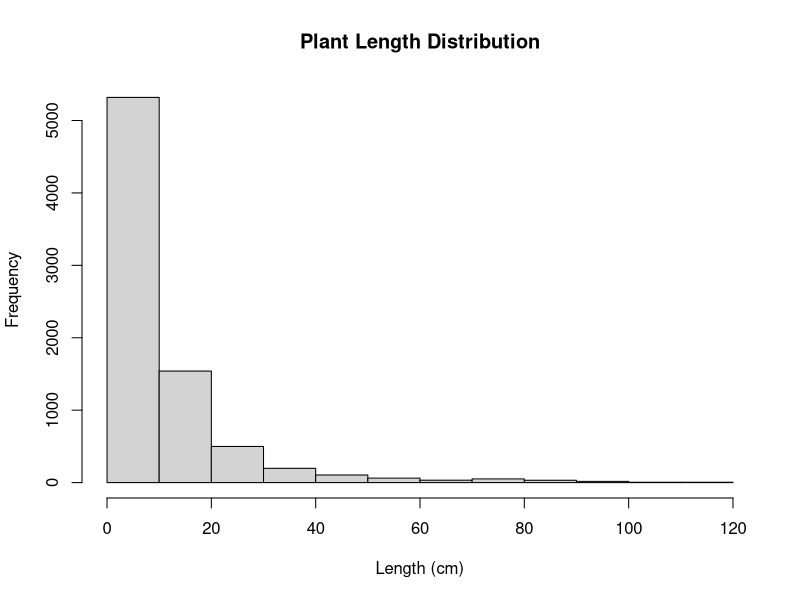
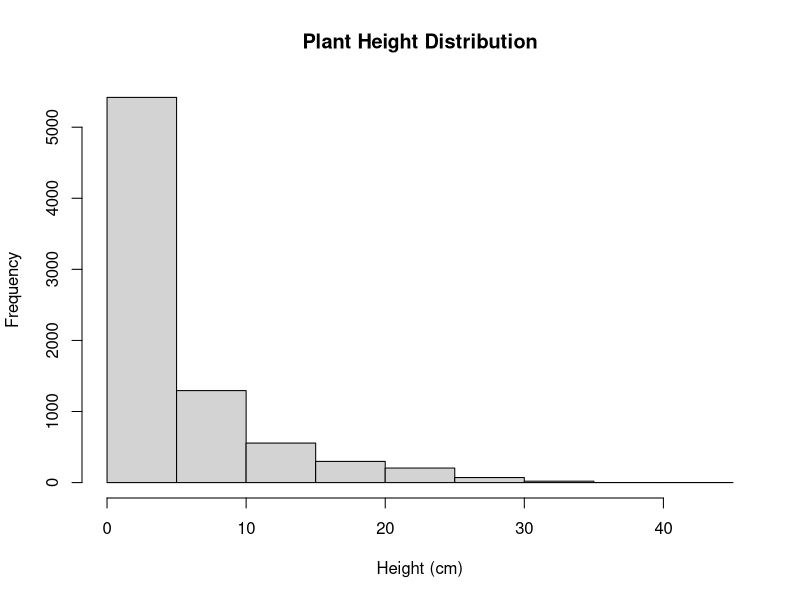
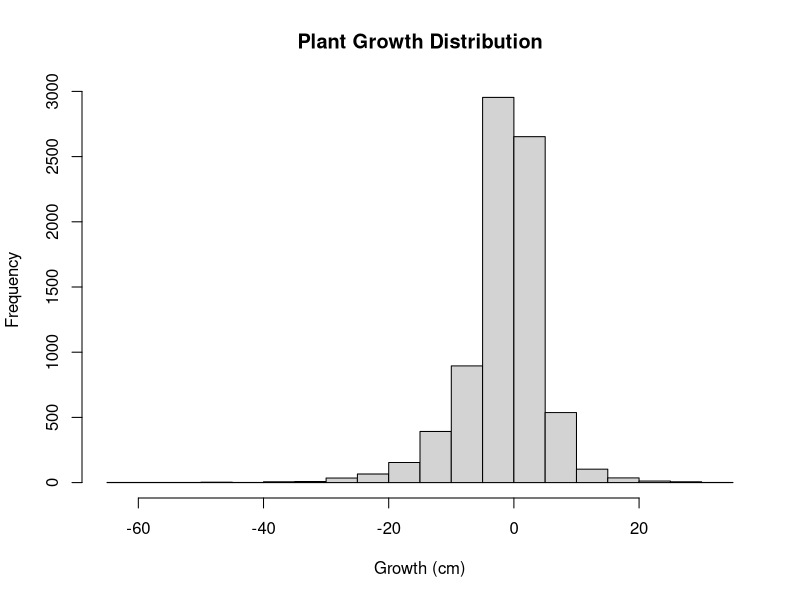
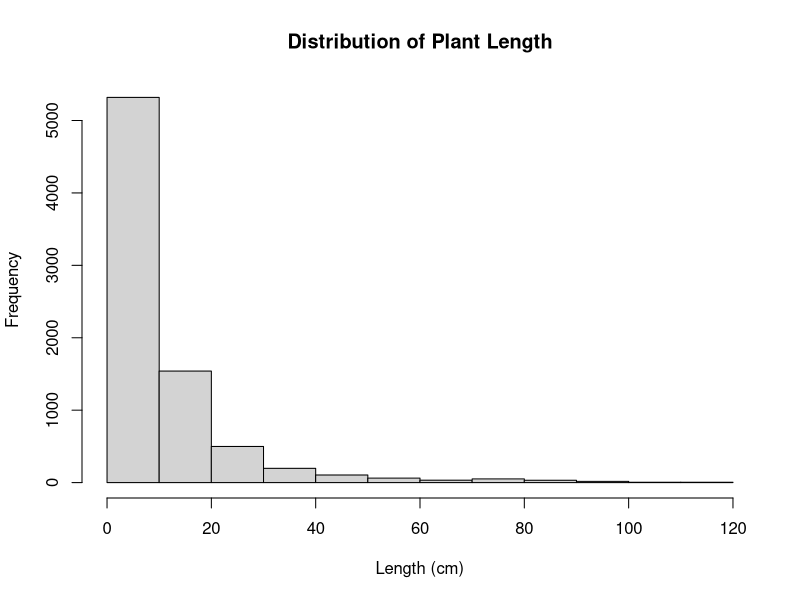
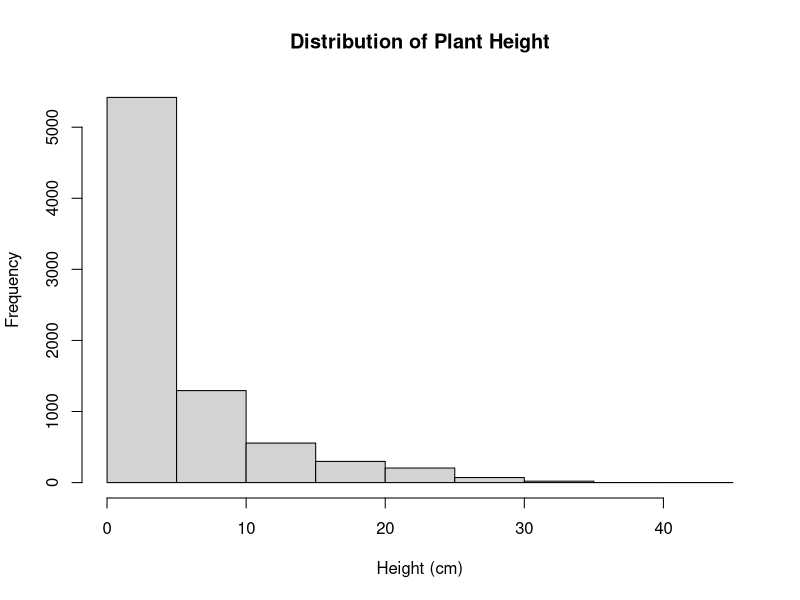
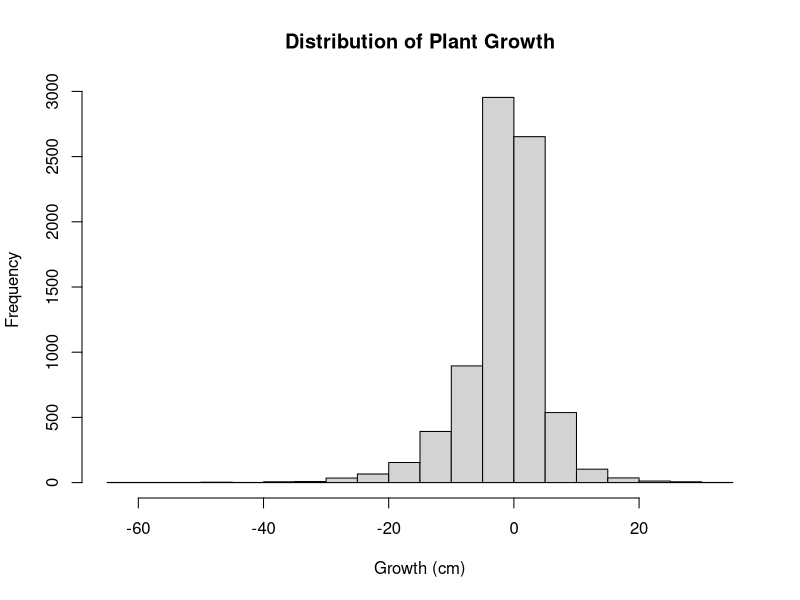
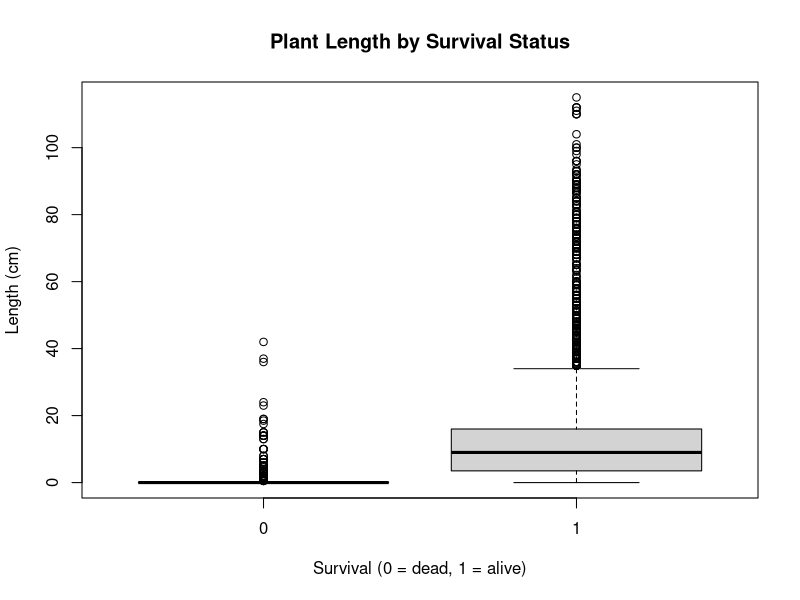
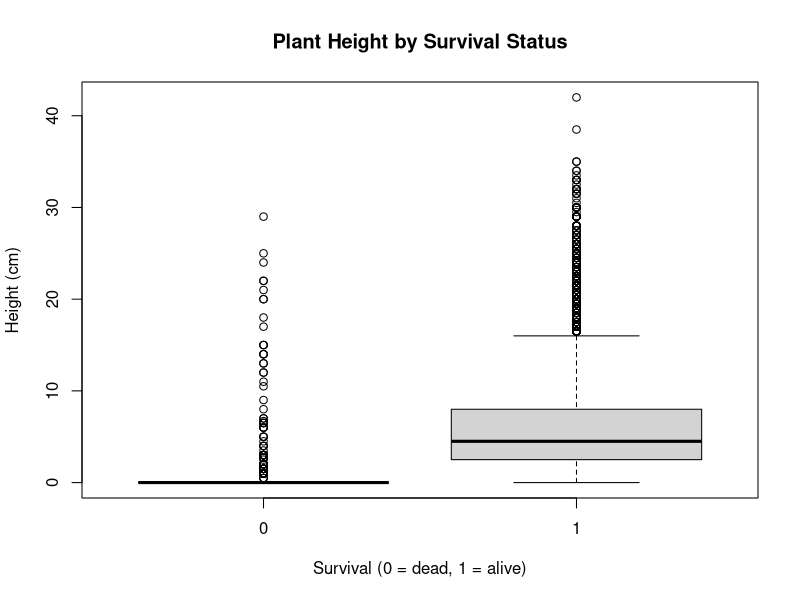

R code for these plots, in order:




# FINAL PROJECT - RANDOM FOREST MODEL
# QAQC AND DATA CLEANING


# Load required packages
library(dplyr)


# Read in dataset
demog <- read.csv(
  "demography_2014-2021_manual.edits.csv",
  stringsAsFactors = FALSE
)

# Create working copy for cleaning pipeline
demog_clean <- demog


# Inspect dataset structure
# View structure
str(demog_clean)

# Summary statistics
summary(demog_clean)

# Dimensions
dim(demog_clean)

# First few rows
head(demog_clean)


# Check duplicates
# Duplicate rows can inflate sample size and bias model results
sum(duplicated(demog_clean))


# Check missing values
# Identify NA values across dataset
colSums(is.na(demog_clean))

# Percent missing per variable
round(colMeans(is.na(demog_clean)) * 100, 2)


# Remove rows with ANY missing values
# Random forest (ranger) cannot handle NA values in predictors or response
demog_clean <- demog_clean %>%
  filter(complete.cases(.))

# Recheck missing values after removal
colSums(is.na(demog_clean))


# Remove rows with invalid binary entries ("o" or "O")
# These represent data entry errors in 0/1 coded variables
binary_vars <- c(
  "Survival",
  "Is.seedling",
  "Is.recruit",
  "Died.this.census.final"
)

demog_clean <- demog_clean %>%
  filter(
    !if_any(all_of(binary_vars), ~ . %in% c("o", "O"))
  )


# Remove biologically impossible values
# Plant measurements cannot be negative
demog_clean <- demog_clean %>%
  filter(
    Length.cm >= 0,
    Height.cm >= 0
  )


# Final QAQC checks
# Confirm no missing values remain
colSums(is.na(demog_clean))

# Check dataset dimensions after cleaning
dim(demog_clean)


# Convert categorical variables to factors
# Random forests handle categorical predictors best when they are stored as factors.
demog_clean$Taxon <- as.factor(demog_clean$Taxon)

demog_clean$Plot <- as.factor(demog_clean$Plot)

demog_clean$Year <- as.factor(demog_clean$Year)

demog_clean$Is.seedling <- as.factor(demog_clean$Is.seedling)

demog_clean$Is.recruit <- as.factor(demog_clean$Is.recruit)

demog_clean$Survival <- as.factor(demog_clean$Survival)

demog_clean$Died.this.census.final <- as.factor(
  demog_clean$Died.this.census.final
)


# Check factor levels
# Ensures categorical variables were converted correctly.

levels(demog_clean$Survival)

levels(demog_clean$Is.seedling)

levels(demog_clean$Is.recruit)

levels(demog_clean$Died.this.census.final)



# Examine distributions of numeric variables
# Histograms help identify skewed variables, impossible values, and potential outliers.
hist(
  demog_clean$Length.cm,
  main = "Plant Length Distribution",
  xlab = "Length (cm)"
)

hist(
  demog_clean$Height.cm,
  main = "Plant Height Distribution",
  xlab = "Height (cm)"
)

hist(
  demog_clean$Growth,
  main = "Plant Growth Distribution",
  xlab = "Growth (cm)"
)


# Check class balance of response variable
# Highly imbalanced classes can affect classification model performance.

table(demog_clean$Survival)
prop.table(table(demog_clean$Survival))


# Remove unnecessary variables
# Tag identifiers and spatial tag offsets are not
# biologically meaningful predictors for survival
# and may introduce noise into the model.

demog_rf <- demog_clean %>%
  select(
    -Tag,
    -Tag.offset.x,
    -Tag.offset.y
  )


# Final inspection of cleaned dataset
str(demog_rf)

summary(demog_rf)

dim(demog_rf)




# STEP 2: SUMMARY STATISTICS + EXPLORATORY DATA ANALYSIS (EDA)

# Using demog_rf ensures all QAQC steps are included
data <- demog_rf


# SUMMARY STATISTICS
# Key numeric predictors
# These are likely important for survival/growth relationships
data %>%
  summarise(
    mean_length = mean(Length.cm, na.rm = TRUE),
    sd_length   = sd(Length.cm, na.rm = TRUE),
    mean_height = mean(Height.cm, na.rm = TRUE),
    sd_height   = sd(Height.cm, na.rm = TRUE),
    mean_growth = mean(Growth, na.rm = TRUE),
    sd_growth   = sd(Growth, na.rm = TRUE)
  )

# Check class balance of response variable (important for classification RF)
table(data$Survival)
prop.table(table(data$Survival))


# EXPLORATORY PLOTS
# Distribution of plant size
# Chosen because plant size is a key predictor in ecological survival models
hist(
  data$Length.cm,
  main = "Distribution of Plant Length",
  xlab = "Length (cm)"
)

hist(
  data$Height.cm,
  main = "Distribution of Plant Height",
  xlab = "Height (cm)"
)


# Growth distribution
# Growth is a direct measure of performance and likely predictive of survival
hist(
  data$Growth,
  main = "Distribution of Plant Growth",
  xlab = "Growth (cm)"
)


# Survival vs plant size
# Boxplot chosen to compare distribution differences between survival classes
boxplot(
  Length.cm ~ Survival,
  data = data,
  main = "Plant Length by Survival Status",
  xlab = "Survival (0 = dead, 1 = alive)",
  ylab = "Length (cm)"
)

boxplot(
  Height.cm ~ Survival,
  data = data,
  main = "Plant Height by Survival Status",
  xlab = "Survival (0 = dead, 1 = alive)",
  ylab = "Height (cm)"
)


# Growth vs Survival
# Helps assess whether growth differences separate survival outcomes
boxplot(
  Growth ~ Survival,
  data = data,
  main = "Growth by Survival Status",
  xlab = "Survival (0 = dead, 1 = alive)",
  ylab = "Growth (cm)"
)



# Survival is a binary outcome (0 = dead, 1 = alive), so this is a classification problem. Because the relationships in the data are likely nonlinear and ecologically complex, and the predictors include both continuous and categorical variables, a Random Forest (using the ranger package) is the best fit. Compared to logistic regression or a single decision tree, it handles interactions better, reduces overfitting through averaging, and generally performs well without heavy tuning.





# STEP 3: CHECK MODELING ASSUMPTIONS (RANDOM FOREST)
# 1. Assumption: No missing values
# Random forests (ranger) cannot handle NA values directly
colSums(is.na(data))
# Result:
# Assumption is satisfied after QAQC cleaning



# 2. Assumption: Response variable is correctly defined
# Random forest classification requires a categorical/binary response
table(data$Survival)
# Result:
# Shows binary classification structure



# 3. Assumption: Predictors are not constant (zero variance)
# Variables with no variation provide no information to the model
sapply(data, function(x) length(unique(x)))
# Result:
# All predictors used in the model have >1 unique value (Year, Plot, Length.cm, Taxon, Height.cm, Length.cm.prev, x.Capitulesences, Growth)



# 4. Assumption: Predictors are appropriately formatted
# Categorical variables should be factors for proper splitting
str(data)
# Result:
# Year, Plot, Length.cm, Taxon, Height.cm, Length.cm.prev, x.Capitulesences, Growth variables should be factors or numeric



# 5. Assumption: No extreme data entry errors
# (already addressed in QAQC step, but re-checked here)
summary(data$Length.cm)
summary(data$Height.cm)
# Result:
# Values should be biologically realistic (no negatives, no impossible spikes)



# 6. Assumption: Observations are independent 
# Random forests assume independent observations, but: This dataset includes repeated
# measures of individuals (Tag over years),
# so strict independence is violated.
# However, random forests are robust to this and still perform well,
# Results should be interpreted with caution.



# FINAL CHECK SUMMARY 
# ---------------------------------------------------------
# 1. No missing data after QAQC - satisfied
# 2. Binary response variable confirmed - satisfied
# 3. Predictors show variation - satisfied
# 4. Variables are properly formatted - satisfied
# 5. Biological plausibility confirmed - satisfied
# 6. Independence assumption violated (repeated measures), but acceptable for predictive modeling using random forests




# STEP 4: RANDOM FOREST MODEL BUILDING
# Response: Survival (0/1 classification)
# Method: Random Forest (ranger)
library(ranger)

rf_data <- demog_rf


# Train/Test split 
set.seed(123)

train_index <- sample(1:nrow(rf_data), 0.7 * nrow(rf_data))

train <- rf_data[train_index, ]
test  <- rf_data[-train_index, ]


# BASELINE RANDOM FOREST MODEL
# Start with default settings from Chapter 11
# This gives a benchmark model before tuning
n_features <- length(setdiff(names(train), "Survival"))

rf_base <- ranger(
  Survival ~ .,
  data = train,
  num.trees = n_features * 10,              
  mtry = floor(sqrt(n_features)),           
  importance = "impurity",
  respect.unordered.factors = "order",
  probability = TRUE,
  seed = 123
)

# View baseline performance (OOB error)
rf_base


# FIRST REFINEMENT (adjust mtry)
# Try a slightly wider range around default mtry as in Chapter 11
rf_mtry_low <- ranger(
  Survival ~ .,
  data = train,
  num.trees = n_features * 10,
  mtry = floor(n_features / 3),
  importance = "impurity",
  respect.unordered.factors = "order",
  probability = TRUE,
  seed = 123
)

rf_mtry_high <- ranger(
  Survival ~ .,
  data = train,
  num.trees = n_features * 10,
  mtry = floor(n_features / 2),
  importance = "impurity",
  respect.unordered.factors = "order",
  probability = TRUE,
  seed = 123
)

# Compare OOB errors
rf_base$prediction.error
rf_mtry_low$prediction.error
rf_mtry_high$prediction.error


# SECOND REFINEMENT (tree complexity)
# Adjust node size (controls tree depth)
# Smaller nodes = deeper trees

rf_nodesize_1 <- ranger(
  Survival ~ .,
  data = train,
  num.trees = n_features * 10,
  mtry = floor(n_features / 3),
  min.node.size = 1,
  importance = "impurity",
  respect.unordered.factors = "order",
  probability = TRUE,
  seed = 123
)

rf_nodesize_5 <- ranger(
  Survival ~ .,
  data = train,
  num.trees = n_features * 10,
  mtry = floor(n_features / 3),
  min.node.size = 5,
  importance = "impurity",
  respect.unordered.factors = "order",
  probability = TRUE,
  seed = 123
)

rf_nodesize_10 <- ranger(
  Survival ~ .,
  data = train,
  num.trees = n_features * 10,
  mtry = floor(n_features / 3),
  min.node.size = 10,
  importance = "impurity",
  respect.unordered.factors = "order",
  probability = TRUE,
  seed = 123
)

# Compare performance
rf_nodesize_1$prediction.error
rf_nodesize_5$prediction.error
rf_nodesize_10$prediction.error



# Compare performance between all models in a table
model_comparison <- data.frame(
  Model = c(
    "Base",
    "mtry_low",
    "mtry_high",
    "nodesize_1",
    "nodesize_5",
    "nodesize_10"
  ),
  OOB_Error = c(
    rf_base$prediction.error,
    rf_mtry_low$prediction.error,
    rf_mtry_high$prediction.error,
    rf_nodesize_1$prediction.error,
    rf_nodesize_5$prediction.error,
    rf_nodesize_10$prediction.error
  )
)

# Results sorted from best to worst model
model_comparison <- model_comparison %>%
  arrange(OOB_Error)

model_comparison





# STEP 5: FINAL SELECTED MODEL
# Based on OOB comparison, mtry_high performed best
# Refit final model using best hyperparameter setting

rf_final <- ranger(
  Survival ~ .,
  data = train,
  num.trees = n_features * 15,        # increase trees for stability
  mtry = floor(n_features / 2),       # corresponds to mtry_high model
  min.node.size = 1,                  # kept from best-performing refinement
  importance = "permutation",        # final model uses permutation importance
  respect.unordered.factors = "order",
  probability = TRUE,
  seed = 123
)

# View final model output
rf_final



# STEP 6: TEST SET EVALUATION
# Predict class probabilities on test set
pred <- predict(rf_final, data = test)$predictions

# Convert probabilities to class labels using 0.5 threshold
pred_class <- ifelse(pred[,2] > 0.5, 1, 0)

# Convert actual values to numeric if needed for comparison
actual_class <- as.numeric(as.character(test$Survival))

# Confusion matrix to evaluate model performance
table(
  Predicted = pred_class,
  Actual = actual_class
)

# Overall accuracy
mean(pred_class == actual_class)






# STEP 7: MODEL DIAGNOSTICS (RANDOM FOREST FIT)
# 1. Out-of-Bag error
# OOB error is an internal cross-validation estimate
# It tells us how well the model generalizes without needing a test set
rf_final
# Interpretation:
# Lower OOB error indicates better predictive performance.
# Since the OOB error is stable and relatively low, the model is not overfitting.


# 2. Confusion matrix (test set performance)
# Compare predicted vs actual survival status
pred <- predict(rf_final, data = test)$predictions
pred_class <- ifelse(pred[,2] > 0.5, 1, 0)
actual_class <- as.numeric(as.character(test$Survival))

conf_matrix <- table(
  Predicted = pred_class,
  Actual = actual_class
)

conf_matrix
# Interpretation:
# This seems to be an extremely strong model. We see high values on the diagonal and no misrepresentation values. 


# 3. Overall accuracy
accuracy <- mean(pred_class == actual_class)
accuracy
# Interpretation:
# Accuracy provides a simple summary of classification performance.
# Higher values indicate better model fit to unseen data. In this case this model has a   1:1 fit 


# 4. Class balance check in predictions
table(pred_class)
# Interpretation:
# Ensures the model is not predicting only one class (e.g., all 0s or all 1s),
# which would indicate poor fit or class imbalance issues.
# There does seem to be some imbalance between survival 0 and 1 predictions here. 


# 5. Probability distribution check (model confidence)
hist(pred[,2],
     main = "Predicted Probability of Survival",
     xlab = "Probability (Class = 1)")
# Interpretation:
# Well-separated probabilities in this case suggest strong class separation




# STEP 8: INTERPRETATION OF MODEL OUTPUT

# Type: Probability estimation
# This means the model is doing classification by estimating the probability
# of survival (0 = dead, 1 = alive), instead of just assigning a single class label.
# This is useful because it gives more information about how confident the model is.

# Number of trees: 195
# This is how many decision trees are included in the forest.
# Each tree is built from a bootstrap sample of the training data.
# More trees generally improve stability by reducing variance across predictions.

# Sample size: 5505
# This is the number of observations used to train each tree.
# Each tree uses a bootstrap sample of the full dataset, which adds randomness
# and helps reduce overfitting.

# Number of independent variables: 13
# This is the total number of predictor variables in the model,
# including plant traits, environmental variables, and spatial/competition metrics.

# mtry: 6
# At each split, the model randomly selects 6 out of the 13 predictors to consider.
# This reduces correlation between trees and improves generalization.

# Target node size: 1
# This controls how deep each tree can grow.
# A value of 1 means trees are fully grown and can capture fine-scale patterns,
# increasing flexibility but relying on bagging to control overfitting.

# Variable importance mode: permutation
# Variable importance is calculated by randomly shuffling each predictor
# and measuring the drop in model accuracy.
# Larger drops indicate more important variables.

# Splitrule: gini
# The Gini impurity is used to choose splits within each tree.
# It selects splits that best separate survival classes at each node.

# OOB prediction error (Brier score): 6.33423e-06
# This is the out-of-bag error estimate based on unseen data during training.
# The Brier score measures how accurate the predicted probabilities are.
# Lower values indicate better performance and calibration.

# Overall interpretation
# Overall, the model performs very well with very low OOB error.
# The ensemble structure (195 trees) combined with random feature selection (mtry = 6)
# helps balance flexibility and generalization.
# Permutation importance also allows for ecological interpretation of key predictors.








# STEP 9: REFINED FIGURES
library(ggplot2)


# FIGURE 1: Survival vs Key Continuous Predictors
# I chose this because random forest performance depends heavily on
# how predictors differ between classes (0 vs 1 survival)
p1 <- ggplot(data, aes(x = Survival, y = Length.cm, fill = Survival)) +
  geom_boxplot() +
  scale_fill_brewer(palette = "Set2") +  # colorblind-safe palette
  labs(
    title = "Plant Length by Survival Status",
    x = "Survival (0 = dead, 1 = alive)",
    y = "Length (cm)"
  ) +
  theme_minimal()

p2 <- ggplot(data, aes(x = Survival, y = Growth, fill = Survival)) +
  geom_boxplot() +
  scale_fill_brewer(palette = "Set2") +
  labs(
    title = "Plant Growth by Survival Status",
    x = "Survival (0 = dead, 1 = alive)",
    y = "Growth (cm)"
  ) +
  theme_minimal()

# Display side-by-side
library(gridExtra)
grid.arrange(p1, p2, ncol = 2)




# FIGURE 2: Environmental structure (within available data)
# I chose this to explore whether survival differs across:
# species (Taxon)
# space (Plot)
# time (Year)
p3 <- ggplot(data, aes(x = Taxon, fill = Survival)) +
  geom_bar(position = "fill") +
  scale_fill_brewer(palette = "Set2") +
  labs(title = "Survival Proportion by Species (Taxon)",
       x = "Taxon",
       y = "Proportion") +
  theme_minimal() +
  theme(axis.text.x = element_text(angle = 45, hjust = 1))

p4 <- ggplot(data, aes(x = Year, fill = Survival)) +
  geom_bar(position = "fill") +
  scale_fill_brewer(palette = "Set2") +
  labs(title = "Survival Proportion by Year",
       x = "Year",
       y = "Proportion") +
  theme_minimal()

grid.arrange(p3, p4, ncol = 2)
